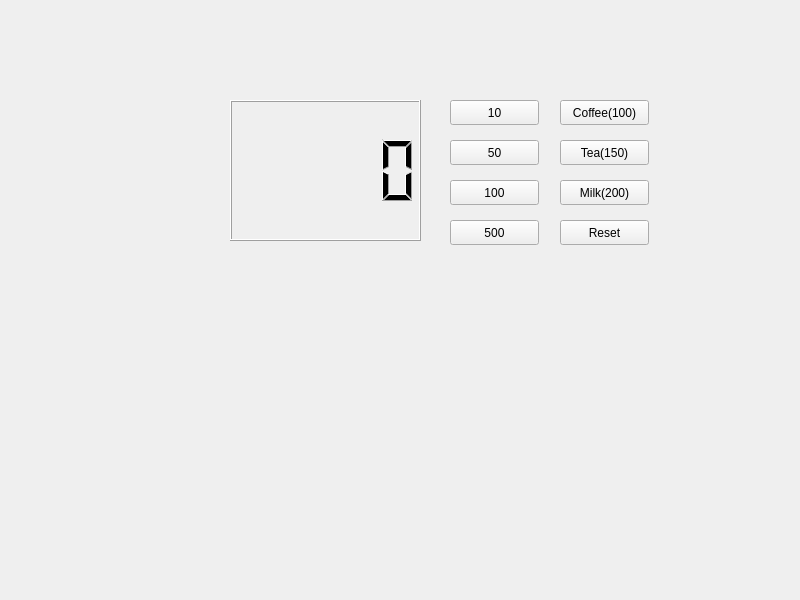
<?xml version="1.0" encoding="UTF-8"?>
<ui version="4.0">
 <class>Widget</class>
 <widget class="QWidget" name="Widget">
  <property name="geometry">
   <rect>
    <x>0</x>
    <y>0</y>
    <width>800</width>
    <height>600</height>
   </rect>
  </property>
  <property name="windowTitle">
   <string>Widget</string>
  </property>
  <widget class="QLCDNumber" name="lcdNumber">
   <property name="geometry">
    <rect>
     <x>230</x>
     <y>100</y>
     <width>191</width>
     <height>141</height>
    </rect>
   </property>
  </widget>
  <widget class="QPushButton" name="pb_10">
   <property name="geometry">
    <rect>
     <x>450</x>
     <y>100</y>
     <width>89</width>
     <height>25</height>
    </rect>
   </property>
   <property name="text">
    <string>10</string>
   </property>
  </widget>
  <widget class="QPushButton" name="pb_50">
   <property name="geometry">
    <rect>
     <x>450</x>
     <y>140</y>
     <width>89</width>
     <height>25</height>
    </rect>
   </property>
   <property name="text">
    <string>50</string>
   </property>
  </widget>
  <widget class="QPushButton" name="pb_100">
   <property name="geometry">
    <rect>
     <x>450</x>
     <y>180</y>
     <width>89</width>
     <height>25</height>
    </rect>
   </property>
   <property name="text">
    <string>100</string>
   </property>
  </widget>
  <widget class="QPushButton" name="pb_500">
   <property name="geometry">
    <rect>
     <x>450</x>
     <y>220</y>
     <width>89</width>
     <height>25</height>
    </rect>
   </property>
   <property name="text">
    <string>500</string>
   </property>
  </widget>
  <widget class="QPushButton" name="pb_coffee">
   <property name="geometry">
    <rect>
     <x>560</x>
     <y>100</y>
     <width>89</width>
     <height>25</height>
    </rect>
   </property>
   <property name="text">
    <string>Coffee(100)</string>
   </property>
  </widget>
  <widget class="QPushButton" name="pb_tea">
   <property name="geometry">
    <rect>
     <x>560</x>
     <y>140</y>
     <width>89</width>
     <height>25</height>
    </rect>
   </property>
   <property name="text">
    <string>Tea(150)</string>
   </property>
  </widget>
  <widget class="QPushButton" name="pb_milk">
   <property name="geometry">
    <rect>
     <x>560</x>
     <y>180</y>
     <width>89</width>
     <height>25</height>
    </rect>
   </property>
   <property name="text">
    <string>Milk(200)</string>
   </property>
  </widget>
  <widget class="QPushButton" name="pb_reset">
   <property name="geometry">
    <rect>
     <x>560</x>
     <y>220</y>
     <width>89</width>
     <height>25</height>
    </rect>
   </property>
   <property name="text">
    <string>Reset</string>
   </property>
  </widget>
 </widget>
 <resources/>
 <connections/>
</ui>
